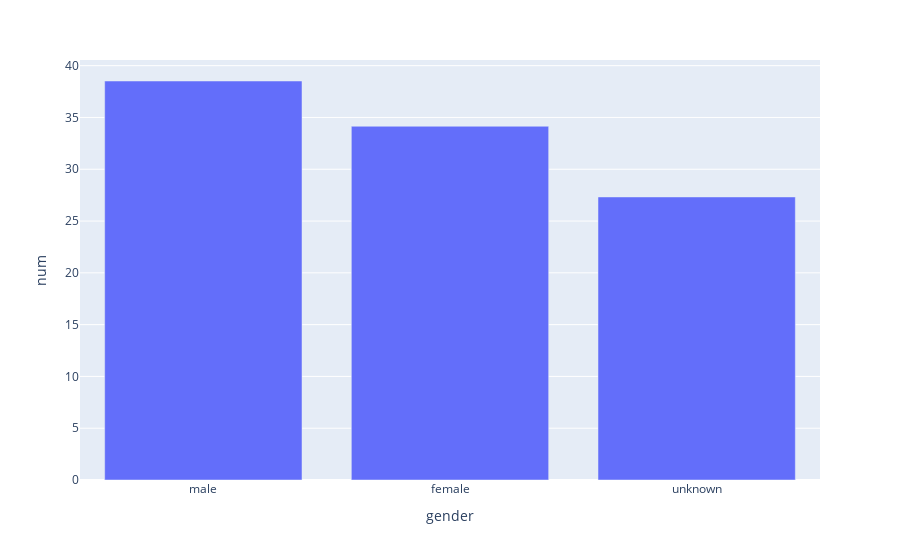

Notebook source saved alongside this figure:
### Code cell
genders=(persons_dataframe['gender'].value_counts(normalize=True) * 100).reset_index()
genders=genders.rename(columns={"index":"gender","gender":"num" })
    
fig = px.bar(genders, x="gender", y="num")
fig.show()

### Figure 1 — Plotly figure (JSON) as saved in the notebook; plotly's stock layout.template omitted (floating-point values rounded to 4 significant figures)
{"data": [{"alignmentgroup": "True", "hovertemplate": "gender=%{x}<br>num=%{y}<extra></extra>", "legendgroup": "", "marker": {"color": "#636efa"}, "name": "", "offsetgroup": "", "orientation": "v", "showlegend": false, "textposition": "auto", "type": "bar", "x": ["male", "female", "unknown"], "xaxis": "x", "y": [38.52, 34.15, 27.33], "yaxis": "y"}], "layout": {"barmode": "relative", "legend": {"tracegroupgap": 0}, "margin": {"t": 60}, "xaxis": {"anchor": "y", "domain": [0, 1], "title": {"text": "gender"}}, "yaxis": {"anchor": "x", "domain": [0, 1], "title": {"text": "num"}}}}
